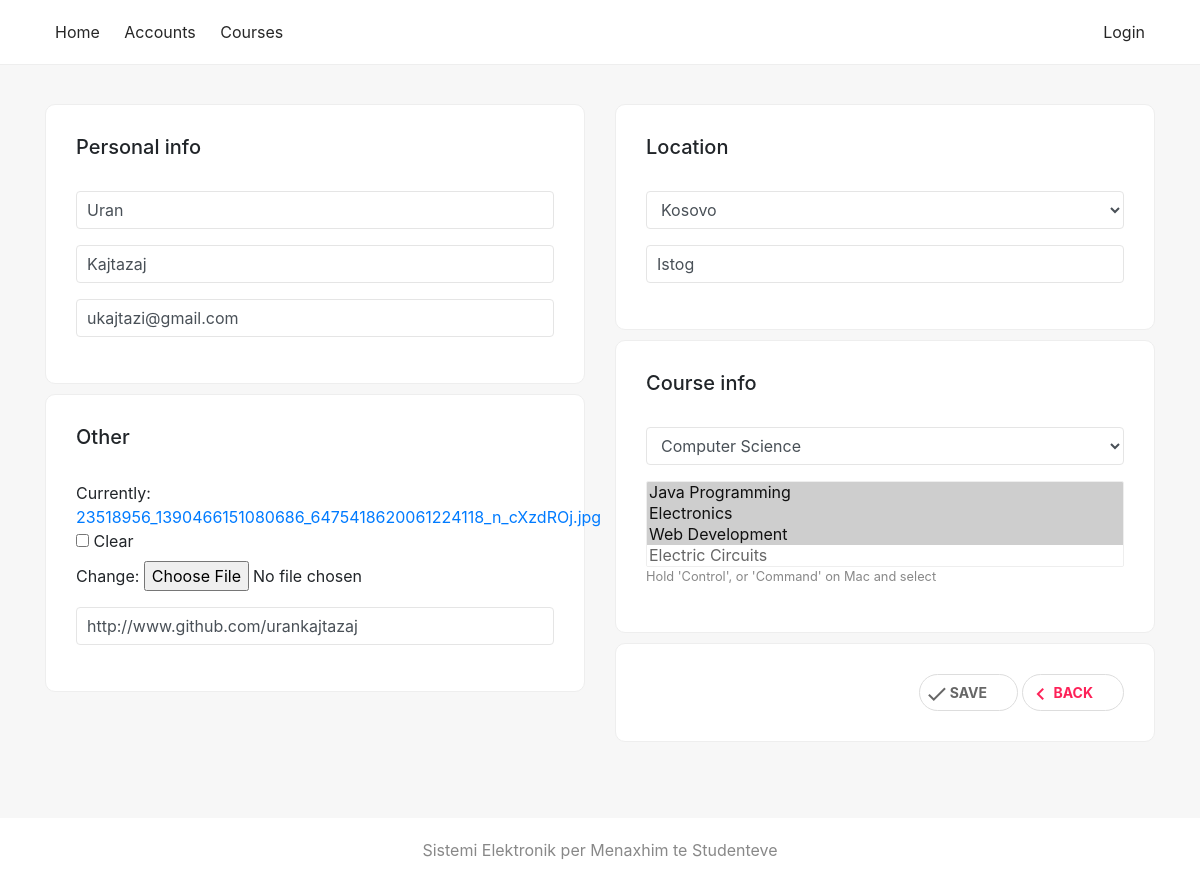
/profile/edit/1, run on an earlier commit of the app's database.
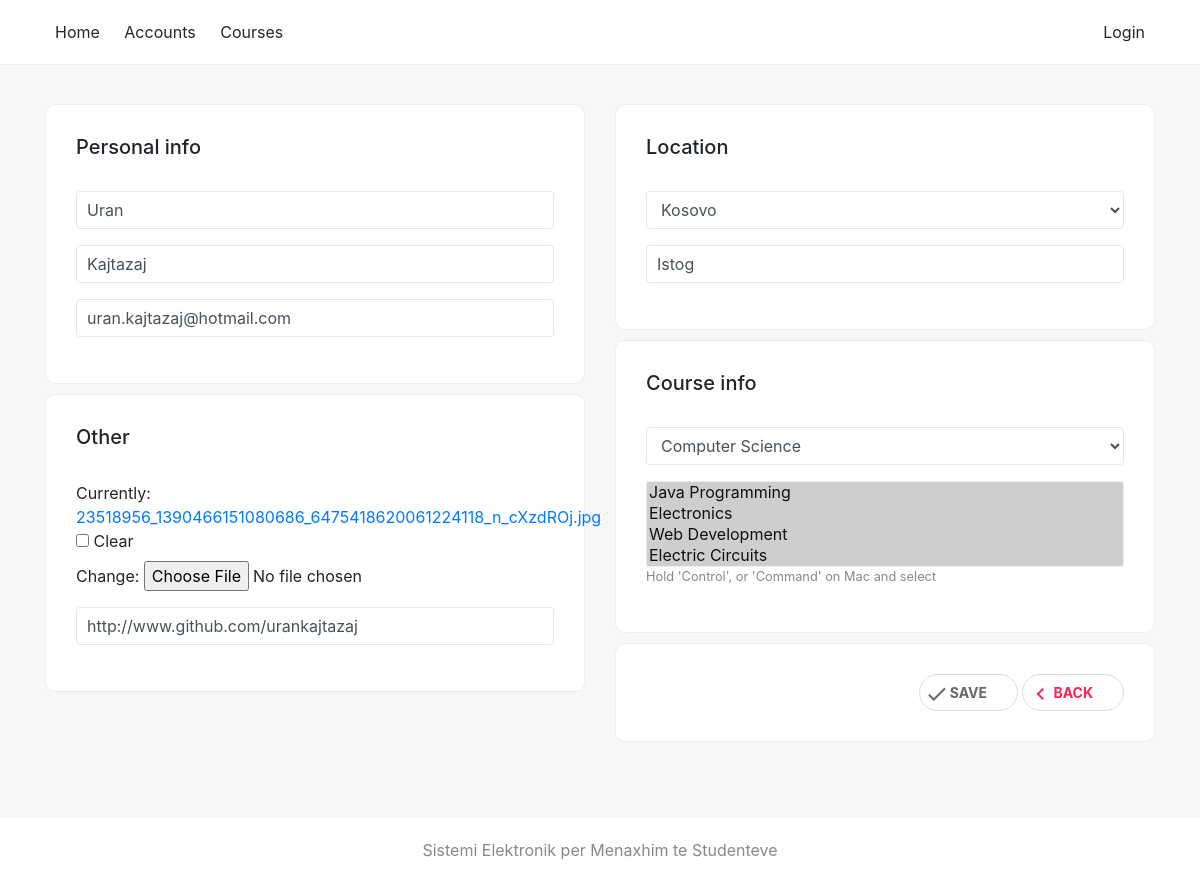
And on a later commit of the database.
### sems/models.py (models this page shows, shortened)
class Student(models.Model):
    user = models.OneToOneField(User, on_delete=models.CASCADE, null=True)
    first_name = models.CharField(max_length=100, null=True)
    last_name = models.CharField(max_length=100, null=True)
    picture = models.ImageField(null=True, blank=True, default='no-img.png')
    website = models.URLField(max_length=100, null=True, blank=True)
    email = models.EmailField(max_length=100, null=True)
    program = models.ForeignKey(Program, on_delete=models.SET_NULL, null=True)
    country = models.ForeignKey(State, on_delete=models.SET_NULL, null=True)
    city = models.CharField(max_length=100, null=True)
    course = models.ManyToManyField(Course, related_name='course')
    course_teacher = models.ManyToManyField(Course, related_name='course_teacher')

### sems/views.py (the view)
# urls.py: path('profile/edit/<int:pk>', views.user_edit, name='user_edit'),
def user_edit(request, pk):
    student = Student.objects.get(pk=pk)
    instance = get_object_or_404(Student, pk=pk)
    if request.method == 'POST':
        form = UpdateProfile(request.POST, request.FILES, instance = instance)
        if form.is_valid():
            form.save(commit=False)
            courses = request.POST.getlist('course')
            for c in courses:
                grade = Grade()
                usr = User.objects.get(pk=request.POST.get('user'))
                crs = Course.objects.get(pk=c)
                if not Grade.objects.filter(course=crs, student=usr).exists():
                    grade.student = usr
                    grade.grade = 0
                    grade.course = crs
                    grade.save()
            existing_courses = list(Student.objects.values_list('course', flat=True).filter(pk=pk))
            for c in existing_courses:
                if str(c) not in courses:
                    Grade.objects.filter(student=User.objects.get(pk=request.POST.get('user')), course=c).delete()
            form.save()
            return redirect('students')
    else:
        form = UpdateProfile(instance=instance)
    return render(
        request, 'user_profile_edit.html', {'form': form, 'student': student},
    )

### sems/forms.py
class UpdateProfile(forms.ModelForm):
    class Meta:
        model = Student
        fields = ('first_name', 'last_name', 'email', 'course', 'program', 'country', 'city', 'picture', 'website', 'user', )
    def __init__(self, *args, **kwargs):
        super().__init__(*args, **kwargs)
        self.fields['user'].widget.attrs.update({'hidden': True})
        self.fields['first_name'].widget.attrs.update({'class': 'form-control', 'placeholder': 'First Name'})
        self.fields['last_name'].widget.attrs.update({'class': 'form-control', 'placeholder': 'Last Name'})
        self.fields['email'].widget.attrs.update({'class': 'form-control', 'placeholder': 'Email'})
        self.fields['program'].widget.attrs.update({'class': 'form-control'})
        self.fields['country'].widget.attrs.update({'class': 'form-control'})
        self.fields['city'].widget.attrs.update({'class': 'form-control', 'placeholder': 'City'})
        self.fields['website'].widget.attrs.update({'class': 'form-control', 'placeholder': 'Website'})
        self.fields['course'].widget.attrs.update({'class': 'full-width'})

### sems/models.py (called while the page is built)
    def __str__(self):
        return self.name

    def __str__(self):
        return self.name

### sems/templates/user_profile_edit.html (shortened to what this page needs)
{% extends 'base_generic.html' %}
{% block javascript %}
{% load static %}
{% endblock %}
{% block content %}
<div class="container">
        <form method="post" enctype="multipart/form-data">
            <div class="row">
                <div class="col-md-6">
                    <div class="card-box">
                        <h5>Personal info</h5><br/>
                        <div class="form-group">
                            {{ form.first_name }}
                        </div>
                        <div class="form-group">
                            {{ form.last_name }}
                        </div>
                        <div class="form-group">
                            {{ form.email }}
                        </div>
                    </div>
                    <div class="card-box">
                        <h5>Other</h5><br/>
                        <div class="form-group">
                            {{ form.picture }}
                        </div>
                        <div class="form-group">
                            {{ form.website }}
                        </div>
                    </div>
                </div>
                <div class="col-md-6">
                    <div class="card-box">
                        <h5>Location</h5><br/>
                        <div class="form-group">
                            {{ form.country }}
                        </div>
                        <div class="form-group">
                            {{ form.city }}
                        </div>
                    </div>
                    <div class="card-box">
                        <h5>Course info</h5><br/>
                        <div class="form-group">
                            {{ form.program }}
                        </div>
                        <div class="form-group">
                            {{ form.course }}<br/>
                            <small class="faded">Hold 'Control', or 'Command' on Mac and select</small>
                        </div>
                    </div>
                    <div class="card-box text-right">
                        <button type="submit" class="btn btn-primary"><i class="material-icons">check</i>Save</button>
                        <a class="no-float btn btn-danger" href="{% url 'student_detail' pk=student.pk%}"><i class="material-icons">chevron_left</i>Back</a>
                    </div>
                </div>
            </div>
        </form>
</div>
{% endblock %}

What changed in the data, as far as the page shows it:
changed Student "Uran": email "ukajtazi@gmail.com" → "uran.kajtazaj@hotmail.com"
Also different on the page:
form field course: "Java Programming ☑ / Electronics ☑ / Web Development ☑ / Electric Circuits" → "Java Programming ☑ / Electronics ☑ / Web Development ☑ / Electric Circuits ☑"
